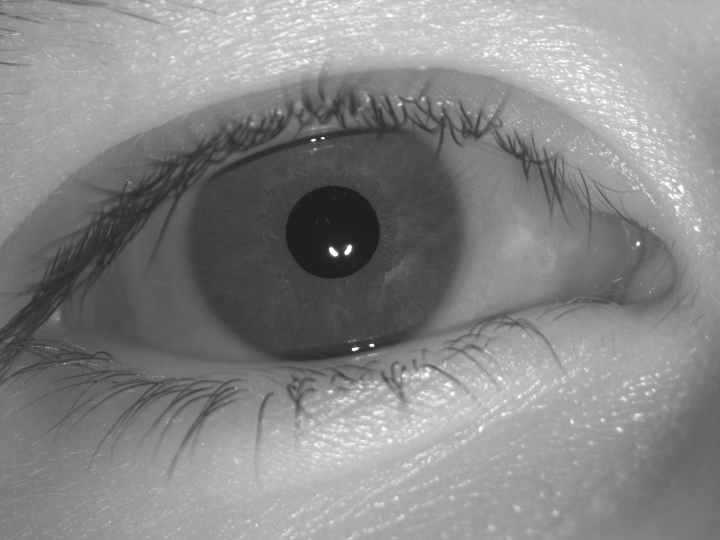
#> input picture img/sample.png, 1440 x 1080 px (shown at 1/2 size)
$ python step1-segmentation.py
#> lines starting #> are read from the running program, lines starting #| are printed output that depends on the picture
#> further down, ir_image is the input picture: shape (1080, 1440); min 29, max 255, mean 134.7
### src/pipeline.py
import onnxruntime as ort
import numpy as np
import cv2
from typing import Optional, Tuple, List, Dict
from pydantic import NonNegativeFloat, PositiveInt
import math

INPUT_RESOLUTION = (640, 480)
INPUT_CHANNELS = 3


# ----- SEGMENTATION -----
def preprocess_segmap(
    image: np.ndarray, input_resolution: Tuple[int, int], nn_input_channels: int
) -> np.ndarray:
#> called with input_resolution = (640, 480), nn_input_channels = 3
    nn_input = cv2.resize(image.astype(float), input_resolution)
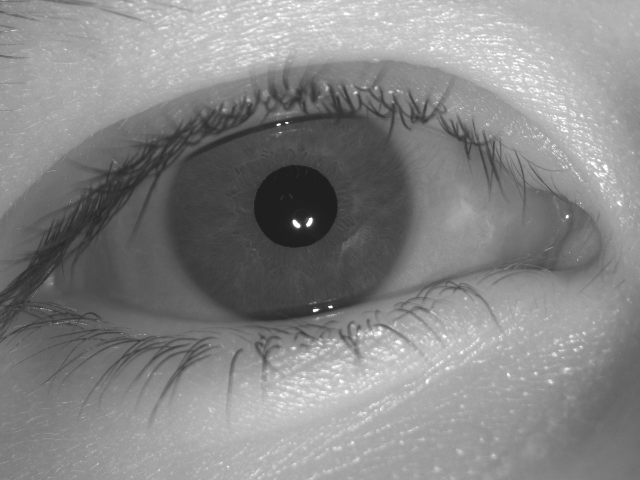
#> nn_input: shape (480, 640) float64; min 29.56, max 255, mean 134.7
    nn_input = np.divide(nn_input, 255)
    nn_input = np.expand_dims(nn_input, axis=-1)
    nn_input = np.tile(nn_input, (1, 1, nn_input_channels))
#> nn_input: shape (480, 640, 3) float64
    means = np.array([0.485, 0.456, 0.406]) if nn_input_channels == 3 else 0.5
    stds = np.array([0.229, 0.224, 0.225]) if nn_input_channels == 3 else 0.5
    nn_input -= means
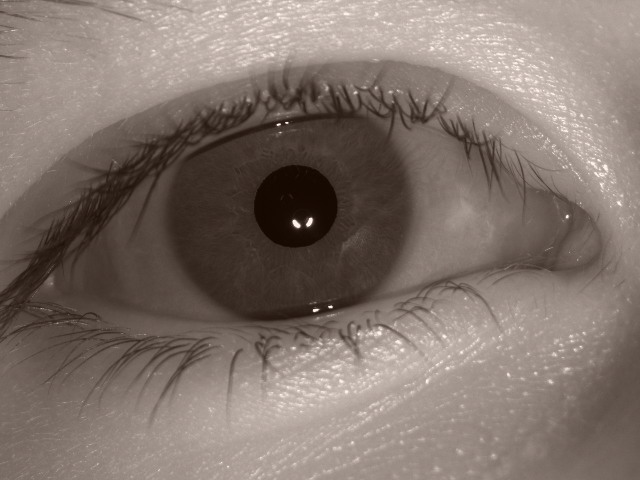
#> nn_input: shape (480, 640, 3) float64; mean of channels 0, 1, 2 0.0431, 0.0721, 0.122; drawn with min black and max white
    nn_input /= stds
    nn_input = nn_input.transpose(2, 0, 1)
    nn_input = np.expand_dims(nn_input, axis=0)
    return nn_input


def run_segmentation(image_tensor: np.ndarray, model_path) -> dict:
#> (the run stopped early here; a loop or call above may not have finished)

$ run again, with img/iris.png copied over img/sample.png
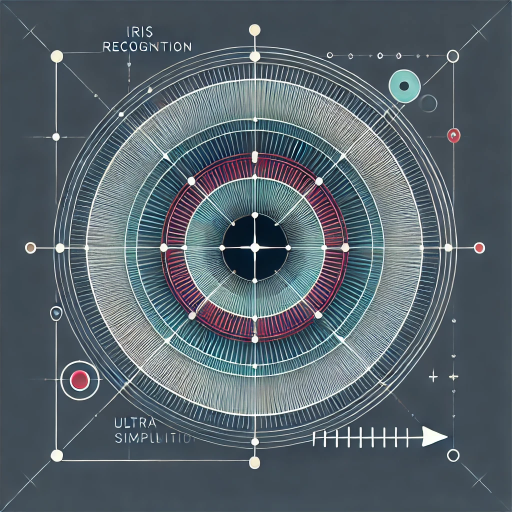
#> input picture img/iris.png, 1024 x 1024 px (shown at 1/2 size)
#> `ir_image = cv2.imread(INPUT_IMAGE, cv2.IMREAD_GRAYSCALE)`:
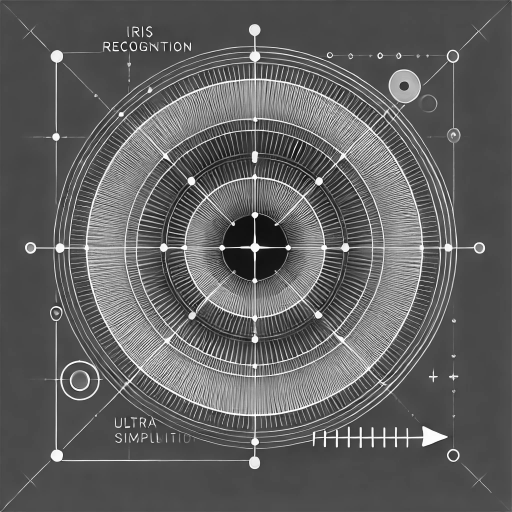
#> ir_image: shape (1024, 1024) (shown at 1/2 size); min 1, max 255, mean 95.6
#> in preprocess_segmap, `nn_input = cv2.resize(image.astype(float), input_resolution)`:
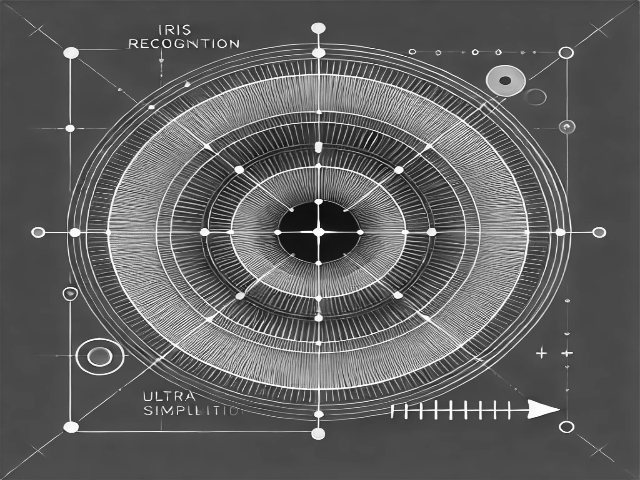
#> nn_input: shape (480, 640) float64; min 10.07, max 255, mean 95.6
